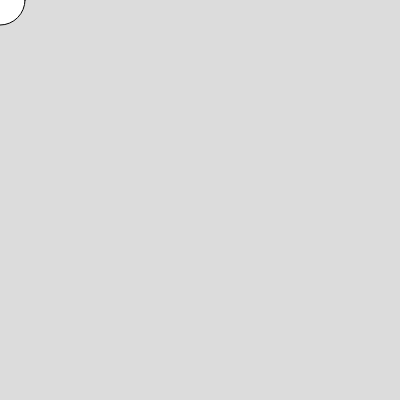
Frame 1 (no input)
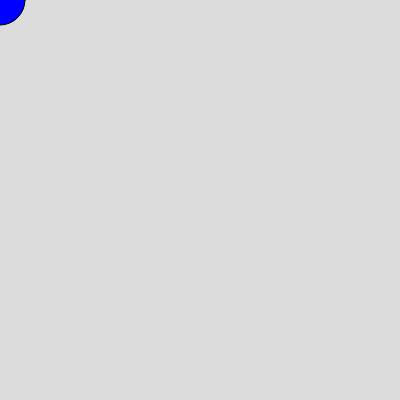
Frame 60 (no input)
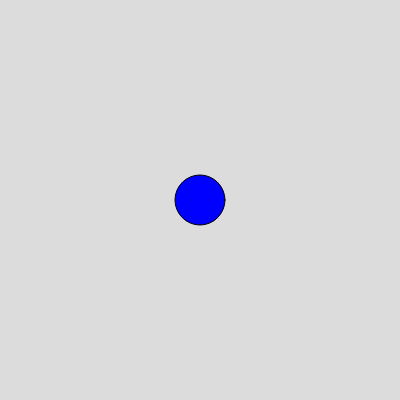
Frame 120 (the mouse pressed at the canvas centre since frame 60)

The p5.js sketch that drew these frames (run headless with seeded random() and noise() and a simulated clock; from frame 60 on, the mouse is pressed at the canvas centre):

// p5.js sketch
// ── sketch.js
function setup() {
    createCanvas(400, 400);
  }
  
  function draw() {
    background(220);
    circle(mouseX,mouseY,50)

    if(mouseX % 2 == 0){ 
      fill('#0000FF')
    }else{
      fill('#FF0000')
    }
   
  }
